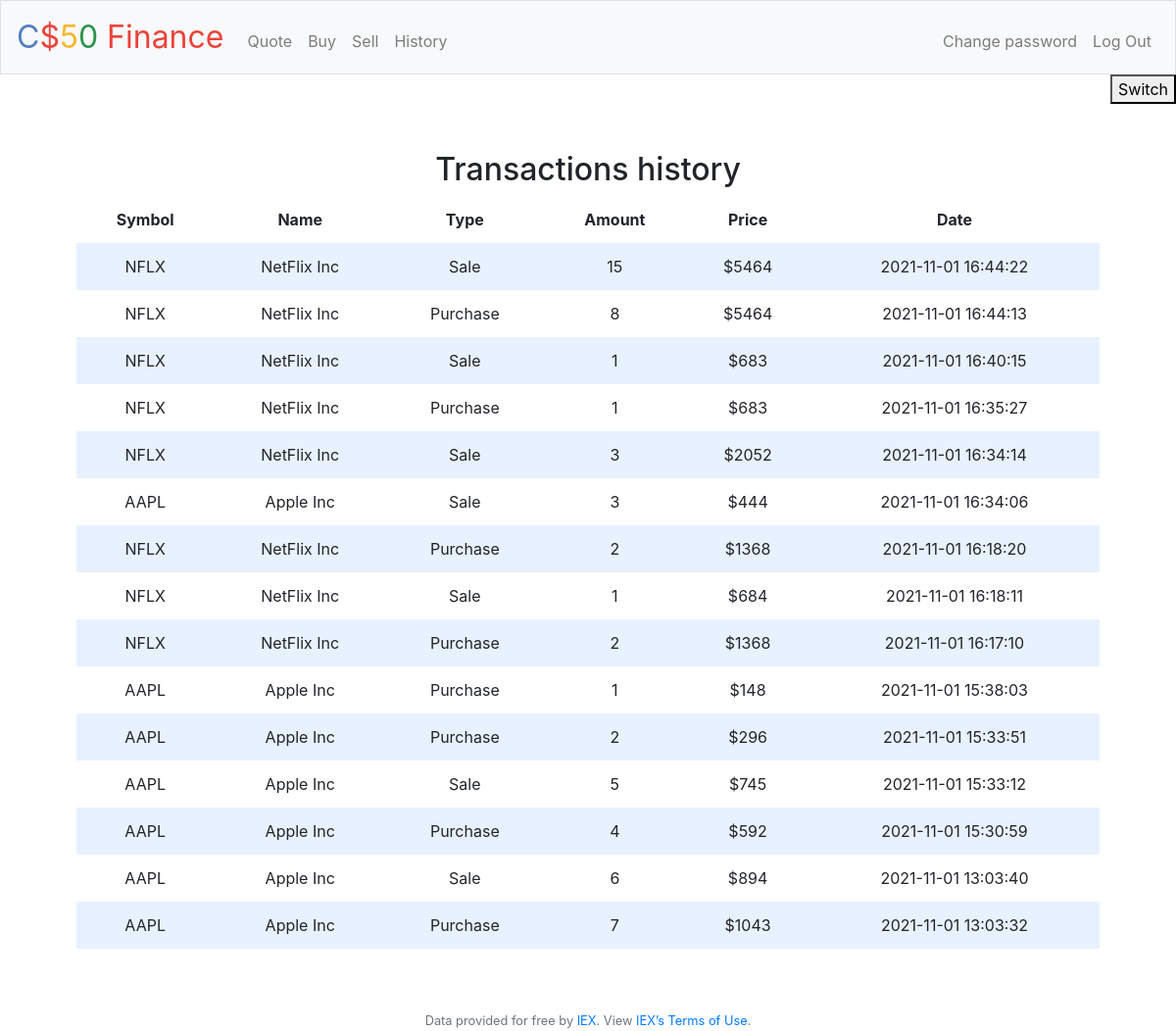
The app's page /history (signed in) with its own data.
### tables this page shows
CREATE TABLE transactions(
author_id INTEGER,
symbol TEXT NOT NULL,
name TEXT NOT NULL,
type TEXT NOT NULL,
amount INTEGER NOT NULL,
price NUMERIC NOT NULL, t_date TEXT NOT NULL,
FOREIGN KEY (author_id)
REFERENCES users (id)
);

### application.py (the view)
@app.route("/history")
@login_required
def history():
    history = db.execute("SELECT * FROM transactions WHERE author_id = ? ORDER BY t_date DESC", session["user_id"])
    return render_template("history.html", history = history)

### application.py (called while the page is built)
@app.after_request
def after_request(response):
    response.headers["Cache-Control"] = "no-cache, no-store, must-revalidate"
    response.headers["Expires"] = 0
    response.headers["Pragma"] = "no-cache"
    return response

### helpers.py (called while the page is built)
def login_required(f):
    @wraps(f)
    def decorated_function(*args, **kwargs):
        if session.get("user_id") is None:
            return redirect("/login")
        return f(*args, **kwargs)
    return decorated_function

### templates/history.html (shortened to what this page needs)
{% extends "layout.html" %}
{% block main %}
    <h2>Transactions history</h2>
    <table id="table1">
        <thead>
            <tr>
                <th>Symbol</th>
                <th>Name</th>
                <th>Type</th>
                <th>Amount</th>
                <th>Price</th>
                <th>Date</th>
            </tr>
        </thead>
        <tbody>
            {% for row in history %}
            <tr>
                <td>{{row.symbol }}</td>
                <td>{{row.name}}</td>
                <td>{{row.type}}</td>
                <td>{{row.amount}}</td>
                <td>${{row.price}}</td>
                <td>{{row.t_date}}</td>
            </tr>
            {% endfor %}
        </tbody>
    </table>
{% endblock %}

### static/styles.css (style rules this page uses)
table { background-color: transparent; margin-bottom: 1rem; width: 100%; }
table th, table td { padding: 0.75rem; vertical-align: middle; }
tbody tr:nth-of-type(odd) { background-color: rgb(179, 208, 255, 0.3) }

### records on screen
transactions: symbol "NFLX", name "NetFlix Inc", type "Sale", amount "15", price "5464", t_date "2021-11-01 16:44:22"
transactions: symbol "NFLX", name "NetFlix Inc", type "Purchase", amount "8", price "5464", t_date "2021-11-01 16:44:13"
transactions: symbol "NFLX", name "NetFlix Inc", type "Sale", amount "1", price "683", t_date "2021-11-01 16:40:15"
transactions: symbol "NFLX", name "NetFlix Inc", type "Purchase", amount "1", price "683", t_date "2021-11-01 16:35:27"
transactions: symbol "NFLX", name "NetFlix Inc", type "Sale", amount "3", price "2052", t_date "2021-11-01 16:34:14"
transactions: symbol "AAPL", name "Apple Inc", type "Sale", amount "3", price "444", t_date "2021-11-01 16:34:06"
transactions: symbol "NFLX", name "NetFlix Inc", type "Purchase", amount "2", price "1368", t_date "2021-11-01 16:18:20"
transactions: symbol "NFLX", name "NetFlix Inc", type "Sale", amount "1", price "684", t_date "2021-11-01 16:18:11"
transactions: symbol "NFLX", name "NetFlix Inc", type "Purchase", amount "2", price "1368", t_date "2021-11-01 16:17:10"
transactions: symbol "AAPL", name "Apple Inc", type "Purchase", amount "1", price "148", t_date "2021-11-01 15:38:03"
transactions: symbol "AAPL", name "Apple Inc", type "Purchase", amount "2", price "296", t_date "2021-11-01 15:33:51"
transactions: symbol "AAPL", name "Apple Inc", type "Sale", amount "5", price "745", t_date "2021-11-01 15:33:12"
transactions: symbol "AAPL", name "Apple Inc", type "Purchase", amount "4", price "592", t_date "2021-11-01 15:30:59"
transactions: symbol "AAPL", name "Apple Inc", type "Sale", amount "6", price "894", t_date "2021-11-01 13:03:40"
transactions: symbol "AAPL", name "Apple Inc", type "Purchase", amount "7", price "1043", t_date "2021-11-01 13:03:32"
